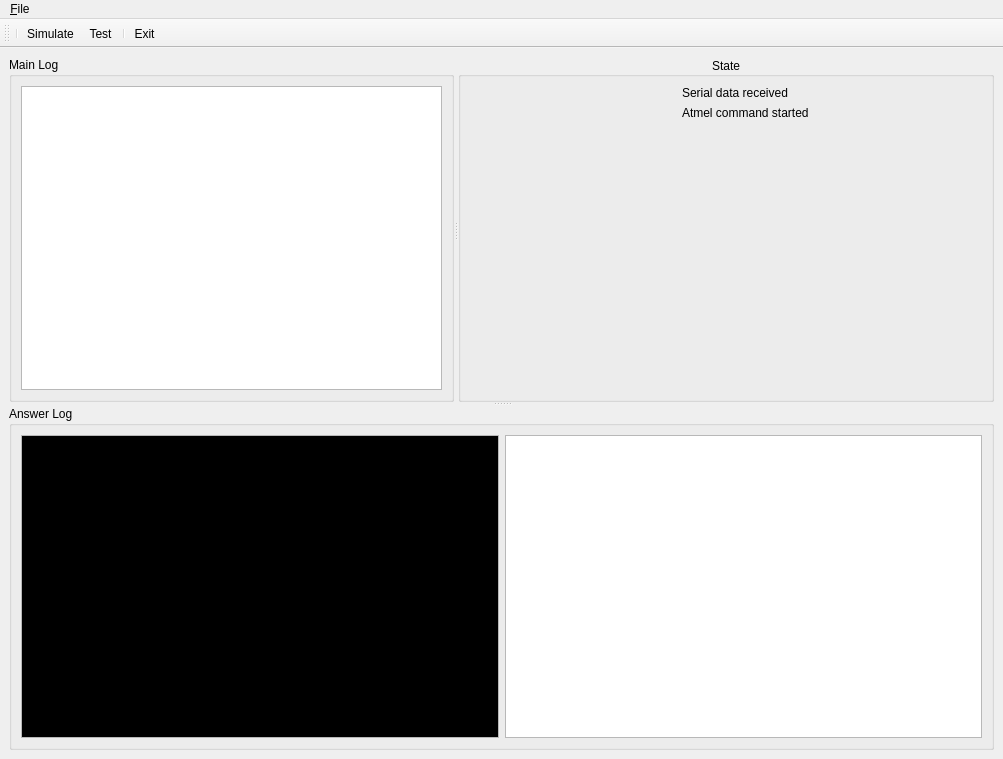
<?xml version="1.0" encoding="UTF-8"?>
<ui version="4.0">
 <class>mainWindow</class>
 <widget class="QMainWindow" name="mainWindow">
  <property name="geometry">
   <rect>
    <x>0</x>
    <y>0</y>
    <width>1003</width>
    <height>759</height>
   </rect>
  </property>
  <property name="sizePolicy">
   <sizepolicy hsizetype="Fixed" vsizetype="Fixed">
    <horstretch>0</horstretch>
    <verstretch>0</verstretch>
   </sizepolicy>
  </property>
  <property name="minimumSize">
   <size>
    <width>800</width>
    <height>480</height>
   </size>
  </property>
  <property name="windowTitle">
   <string>guitest</string>
  </property>
  <property name="windowIcon">
   <iconset resource="../guitest.qrc">
    <normaloff>:/images/images/bot_from_above.png</normaloff>:/images/images/bot_from_above.png</iconset>
  </property>
  <property name="dockNestingEnabled">
   <bool>true</bool>
  </property>
  <property name="dockOptions">
   <set>QMainWindow::AllowNestedDocks|QMainWindow::AllowTabbedDocks|QMainWindow::AnimatedDocks</set>
  </property>
  <widget class="QWidget" name="centralWidget">
   <layout class="QGridLayout" name="gridLayout_7">
    <item row="0" column="0">
     <widget class="QSplitter" name="splitter_2">
      <property name="orientation">
       <enum>Qt::Vertical</enum>
      </property>
      <widget class="QSplitter" name="splitter">
       <property name="orientation">
        <enum>Qt::Horizontal</enum>
       </property>
       <widget class="QGroupBox" name="groupBoxMainLog">
        <property name="minimumSize">
         <size>
          <width>400</width>
          <height>0</height>
         </size>
        </property>
        <property name="title">
         <string>Main Log</string>
        </property>
        <layout class="QGridLayout" name="gridLayout_6">
         <item row="0" column="0">
          <widget class="QTextEdit" name="textEditLog">
           <property name="font">
            <font>
             <family>Verdana</family>
            </font>
           </property>
          </widget>
         </item>
        </layout>
       </widget>
       <widget class="QGroupBox" name="groupBoxState">
        <property name="title">
         <string>State</string>
        </property>
        <property name="alignment">
         <set>Qt::AlignCenter</set>
        </property>
        <layout class="QGridLayout" name="gridLayout_4">
         <item row="0" column="0">
          <layout class="QGridLayout" name="gridLayout_2">
           <item row="0" column="0">
            <layout class="QGridLayout" name="gridLayout">
             <item row="0" column="0">
              <widget class="QLabel" name="lblLEDRed">
               <property name="pixmap">
                <pixmap resource="../guitest.qrc">:/images/images/led_gray.gif</pixmap>
               </property>
              </widget>
             </item>
             <item row="0" column="1">
              <widget class="QLabel" name="label">
               <property name="minimumSize">
                <size>
                 <width>300</width>
                 <height>0</height>
                </size>
               </property>
               <property name="text">
                <string>Serial data received</string>
               </property>
              </widget>
             </item>
             <item row="1" column="0">
              <widget class="QLabel" name="lblLEDGreen">
               <property name="pixmap">
                <pixmap resource="../guitest.qrc">:/images/images/led_gray.gif</pixmap>
               </property>
              </widget>
             </item>
             <item row="1" column="1">
              <widget class="QLabel" name="label_3">
               <property name="minimumSize">
                <size>
                 <width>300</width>
                 <height>0</height>
                </size>
               </property>
               <property name="text">
                <string>Atmel command started</string>
               </property>
              </widget>
             </item>
            </layout>
           </item>
           <item row="1" column="0">
            <spacer name="verticalSpacer">
             <property name="orientation">
              <enum>Qt::Vertical</enum>
             </property>
             <property name="sizeHint" stdset="0">
              <size>
               <width>20</width>
               <height>40</height>
              </size>
             </property>
            </spacer>
           </item>
           <item row="2" column="0">
            <layout class="QHBoxLayout" name="horizontalLayout">
             <item>
              <layout class="QVBoxLayout" name="verticalLayout">
               <item>
                <layout class="QVBoxLayout" name="verticalLayout_2">
                 <item>
                  <widget class="QLabel" name="lblRelais">
                   <property name="maximumSize">
                    <size>
                     <width>120</width>
                     <height>100</height>
                    </size>
                   </property>
                   <property name="text">
                    <string/>
                   </property>
                   <property name="pixmap">
                    <pixmap>:/images/images/relais_off.png</pixmap>
                   </property>
                   <property name="scaledContents">
                    <bool>true</bool>
                   </property>
                   <property name="alignment">
                    <set>Qt::AlignBottom|Qt::AlignHCenter</set>
                   </property>
                  </widget>
                 </item>
                </layout>
               </item>
              </layout>
             </item>
             <item>
              <layout class="QVBoxLayout" name="verticalLayout_3">
               <item>
                <spacer name="verticalSpacer_2">
                 <property name="orientation">
                  <enum>Qt::Vertical</enum>
                 </property>
                 <property name="sizeHint" stdset="0">
                  <size>
                   <width>20</width>
                   <height>40</height>
                  </size>
                 </property>
                </spacer>
               </item>
               <item>
                <spacer name="verticalSpacer_4">
                 <property name="orientation">
                  <enum>Qt::Vertical</enum>
                 </property>
                 <property name="sizeHint" stdset="0">
                  <size>
                   <width>20</width>
                   <height>40</height>
                  </size>
                 </property>
                </spacer>
               </item>
               <item>
                <widget class="QLabel" name="lblFlashlight">
                 <property name="text">
                  <string/>
                 </property>
                 <property name="pixmap">
                  <pixmap>:/images/images/strobo_off.png</pixmap>
                 </property>
                 <property name="scaledContents">
                  <bool>true</bool>
                 </property>
                 <property name="alignment">
                  <set>Qt::AlignBottom|Qt::AlignHCenter</set>
                 </property>
                </widget>
               </item>
              </layout>
             </item>
            </layout>
           </item>
          </layout>
         </item>
        </layout>
       </widget>
      </widget>
      <widget class="QGroupBox" name="groupBoxAnswerLog">
       <property name="title">
        <string>Answer Log</string>
       </property>
       <layout class="QGridLayout" name="gridLayout_5">
        <item row="0" column="1">
         <widget class="QTextEdit" name="textEditAnswerLog">
          <property name="minimumSize">
           <size>
            <width>0</width>
            <height>80</height>
           </size>
          </property>
          <property name="font">
           <font>
            <family>Verdana</family>
           </font>
          </property>
         </widget>
        </item>
        <item row="0" column="0">
         <widget class="QGraphicsView" name="graphicsViewLaser">
          <property name="palette">
           <palette>
            <active>
             <colorrole role="Base">
              <brush brushstyle="SolidPattern">
               <color alpha="255">
                <red>0</red>
                <green>0</green>
                <blue>0</blue>
               </color>
              </brush>
             </colorrole>
            </active>
            <inactive>
             <colorrole role="Base">
              <brush brushstyle="SolidPattern">
               <color alpha="255">
                <red>0</red>
                <green>0</green>
                <blue>0</blue>
               </color>
              </brush>
             </colorrole>
            </inactive>
            <disabled>
             <colorrole role="Base">
              <brush brushstyle="SolidPattern">
               <color alpha="255">
                <red>212</red>
                <green>208</green>
                <blue>200</blue>
               </color>
              </brush>
             </colorrole>
            </disabled>
           </palette>
          </property>
         </widget>
        </item>
       </layout>
      </widget>
     </widget>
    </item>
   </layout>
  </widget>
  <widget class="QToolBar" name="toolBar">
   <property name="windowTitle">
    <string>toolBar</string>
   </property>
   <property name="iconSize">
    <size>
     <width>24</width>
     <height>24</height>
    </size>
   </property>
   <attribute name="toolBarArea">
    <enum>TopToolBarArea</enum>
   </attribute>
   <attribute name="toolBarBreak">
    <bool>false</bool>
   </attribute>
   <addaction name="separator"/>
   <addaction name="actionSimulate"/>
   <addaction name="actionTest"/>
   <addaction name="separator"/>
   <addaction name="actionExit"/>
  </widget>
  <widget class="QMenuBar" name="menubar">
   <property name="geometry">
    <rect>
     <x>0</x>
     <y>0</y>
     <width>1003</width>
     <height>22</height>
    </rect>
   </property>
   <widget class="QMenu" name="menuFile">
    <property name="title">
     <string>&amp;File</string>
    </property>
    <addaction name="actionSimulate"/>
    <addaction name="actionTest"/>
    <addaction name="separator"/>
    <addaction name="actionExit"/>
   </widget>
   <addaction name="menuFile"/>
  </widget>
  <action name="actionExit">
   <property name="icon">
    <iconset resource="../guitest.qrc">
     <normaloff>:/images/images/system-shutdown.png</normaloff>:/images/images/system-shutdown.png</iconset>
   </property>
   <property name="text">
    <string>E&amp;xit</string>
   </property>
   <property name="shortcut">
    <string>Ctrl+X</string>
   </property>
  </action>
  <action name="actionSimulate">
   <property name="checkable">
    <bool>true</bool>
   </property>
   <property name="icon">
    <iconset resource="../guitest.qrc">
     <normaloff>:/images/images/utilities-system-monitor.png</normaloff>:/images/images/utilities-system-monitor.png</iconset>
   </property>
   <property name="text">
    <string>Simulate</string>
   </property>
   <property name="shortcut">
    <string>Ctrl+S</string>
   </property>
  </action>
  <action name="actionTest">
   <property name="icon">
    <iconset resource="../guitest.qrc">
     <normaloff>:/images/images/media-flash.png</normaloff>:/images/images/media-flash.png</iconset>
   </property>
   <property name="text">
    <string>Test</string>
   </property>
   <property name="shortcut">
    <string>Ctrl+T</string>
   </property>
  </action>
 </widget>
 <resources>
  <include location="../guitest.qrc"/>
 </resources>
 <connections/>
</ui>
